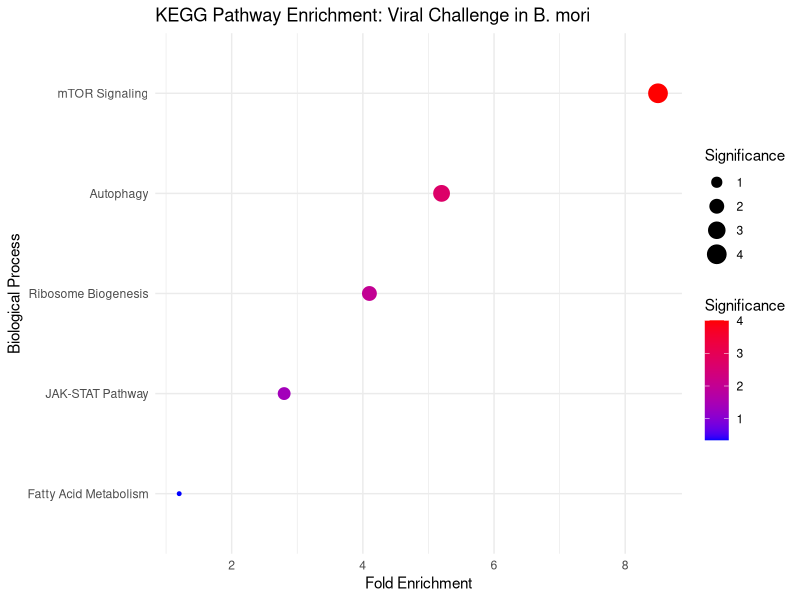

Write R code to recreate this figure.
# 1. Prepare Data
pathways <- c("mTOR Signaling", "Autophagy", "Ribosome Biogenesis", 
              "JAK-STAT Pathway", "Fatty Acid Metabolism")
p_values <- c(0.0001, 0.002, 0.01, 0.04, 0.45)
fold_enrichment <- c(8.5, 5.2, 4.1, 2.8, 1.2)
enrich_data <- data.frame(pathways, p_values, fold_enrichment)

# 2. Plot
library(ggplot2)
ggplot(enrich_data, aes(x=fold_enrichment, y=reorder(pathways, fold_enrichment))) +
  geom_point(aes(size=-log10(p_values), color=-log10(p_values))) +
  scale_color_gradient(low="blue", high="red") +
  theme_minimal() +
  labs(title="KEGG Pathway Enrichment: Viral Challenge in B. mori",
       x="Fold Enrichment", y="Biological Process",
       size="Significance", color="Significance")
